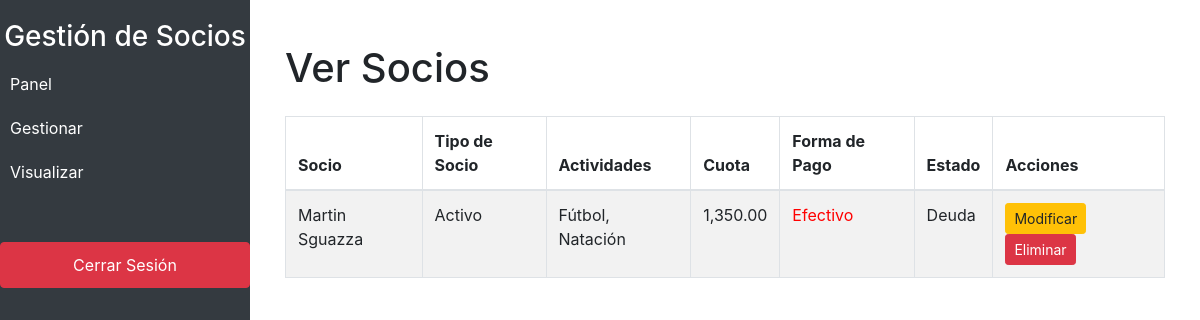
The app's page /ver_socios.php (signed in) with its own data.
### tables this page shows
CREATE TABLE `socios` (
  `id` int(11) NOT NULL,
  `apellido` varchar(50) NOT NULL,
  `nombre` varchar(50) NOT NULL,
  `dni` varchar(20) NOT NULL,
  `telefono` varchar(20) NOT NULL,
  `email` varchar(50) NOT NULL,
  `foto` varchar(100) NOT NULL,
  `edad` int(11) NOT NULL,
  `tipo_socio_id` int(11) NOT NULL,
  `cuota` decimal(10,2) NOT NULL,
  `estado_cuenta` varchar(20) NOT NULL,
  `actividad` int(11) DEFAULT NULL,
  `fecha_inicio` date DEFAULT NULL,
  `fecha_ultimo_pago` date DEFAULT NULL,
  `fecha_registro` timestamp NULL DEFAULT current_timestamp()
);

CREATE TABLE `tipos_socios` (
  `id` int(11) NOT NULL,
  `tipo` varchar(50) NOT NULL,
  `monto` decimal(10,2) NOT NULL
);

### ver_socios.php (the view, shortened to what this page needs)
<?php
$servername = "srv650.hstgr.io";
$username = "u704891060_Hermanos2025";
$password = "Hermanos_2025";
$dbname = "u704891060_club_telefonos";
$conn = new mysqli($servername, $username, $password, $dbname);
$sql = "SELECT s.id, s.nombre, s.apellido, ts.tipo AS tipo_socio, ts.monto AS valor_tipo_socio, s.estado_cuenta,
               s.fecha_inicio, s.fecha_ultimo_pago,
               GROUP_CONCAT(a.nombre SEPARATOR ', ') AS actividades,
               SUM(a.precio) + ts.monto AS cuota
        FROM socios s
        JOIN tipos_socios ts ON s.tipo_socio_id = ts.id
        LEFT JOIN socios_actividades sa ON s.id = sa.socio_id
        LEFT JOIN actividades a ON sa.actividad_id = a.id
        GROUP BY s.id";
$result = $conn->query($sql);
function obtener_estado_suscripcion($fecha_inicio, $fecha_ultimo_pago, $estado_cuenta) {
    $fecha_actual = new DateTime();
    if ($fecha_ultimo_pago) {
        $ultimo_pago = new DateTime($fecha_ultimo_pago);
        $mes_actual = (int)$fecha_actual->format('m');
        $mes_ultimo_pago = (int)$ultimo_pago->format('m');
        $dia_ultimo_pago = (int)$ultimo_pago->format('d');
    }
    return 'Deuda';
}
?>
<!DOCTYPE html>
<html lang="es">
<head>
    <link href="https://stackpath.bootstrapcdn.com/bootstrap/4.5.2/css/bootstrap.min.css" rel="stylesheet">
</head>
<body>
    <div class="sidebar">
        <h3 class="text-center">Gestión de Socios</h3>
        <a href="panel.php">Panel</a>
        <a href="#gestionar" data-toggle="collapse">Gestionar</a>
        <a href="#visualizar" data-toggle="collapse">Visualizar</a>
        <a href="logout.php" class="mt-5 btn btn-danger btn-block">Cerrar Sesión</a>
    </div>
    <div class="main-content">
        <div class="container">
            <h1 class="my-4">Ver Socios</h1>
            <div class="table-responsive">
                <table class="table table-bordered table-striped">
                    <thead>
                        <tr>
                            <th>Socio</th>
                            <th>Tipo de Socio</th>
                            <th>Actividades</th>
                            <th>Cuota</th>
                            <th>Forma de Pago</th>
                            <th>Estado</th>
                            <th>Acciones</th>
                        </tr>
                    </thead>
                    <tbody>
                        <?php if ($result->num_rows > 0): ?>
                            <?php while($row = $result->fetch_assoc()): ?>
                                <tr>
                                    <td><?php echo htmlspecialchars($row['nombre'] . ' ' . $row['apellido']); ?></td>
                                    <td><?php echo htmlspecialchars($row['tipo_socio']); ?></td>
                                    <td><?php echo htmlspecialchars($row['actividades'] ?? 'N/A'); ?></td>
                                    <td><?php echo number_format($row['cuota'] ?? 0, 2); ?></td>
                                    <td class="<?php echo $row['estado_cuenta'] == 'Pago' ? 'status-efectivo' : 'status-no-pago'; ?>">
                                        <?php echo htmlspecialchars($row['estado_cuenta']); ?>
                                    </td>
                                    <td><?php echo obtener_estado_suscripcion($row['fecha_inicio'], $row['fecha_ultimo_pago'], $row['estado_cuenta']); ?></td>
                                    <td>
                                        <a href="modificar_socio.php?id=<?php echo $row['id']; ?>" class="btn btn-warning btn-sm">Modificar</a>
                                        <a href="eliminar_socio.php?id=<?php echo $row['id']; ?>" class="btn btn-danger btn-sm">Eliminar</a>
                                    </td>
                                </tr>
                            <?php endwhile; ?>
                        <?php else: ?>
                            <tr>
                                <td colspan="7" class="text-center">No hay socios registrados</td>
                            </tr>
                        <?php endif; ?>
                    </tbody>
                </table>
            </div>
        </div>
    </div>
</body>
</html>

### ver_socios.php (style rules this page uses)
body { display: flex; min-height: 100vh; flex-direction: column; }
.sidebar { height: 100%; position: fixed; top: 0; left: 0; width: 250px; background-color: #343a40; color: white; padding-top: 20px; }
.sidebar a { color: white; text-decoration: none; display: block; padding: 10px; transition: 0.3s; }
.main-content { margin-left: 250px; padding: 20px; }
.table-responsive { margin-top: 20px; }
.status-no-pago { color: red; }

### records on screen
socios: nombre+apellido "Martin Sguazza", tipo_socio.tipo "Activo", actividades "Fútbol, Natación", cuota "1,350.00", estado_cuenta "Efectivo", fecha_inicio+fecha_ultimo_pago+estado_cuenta "Deuda"
